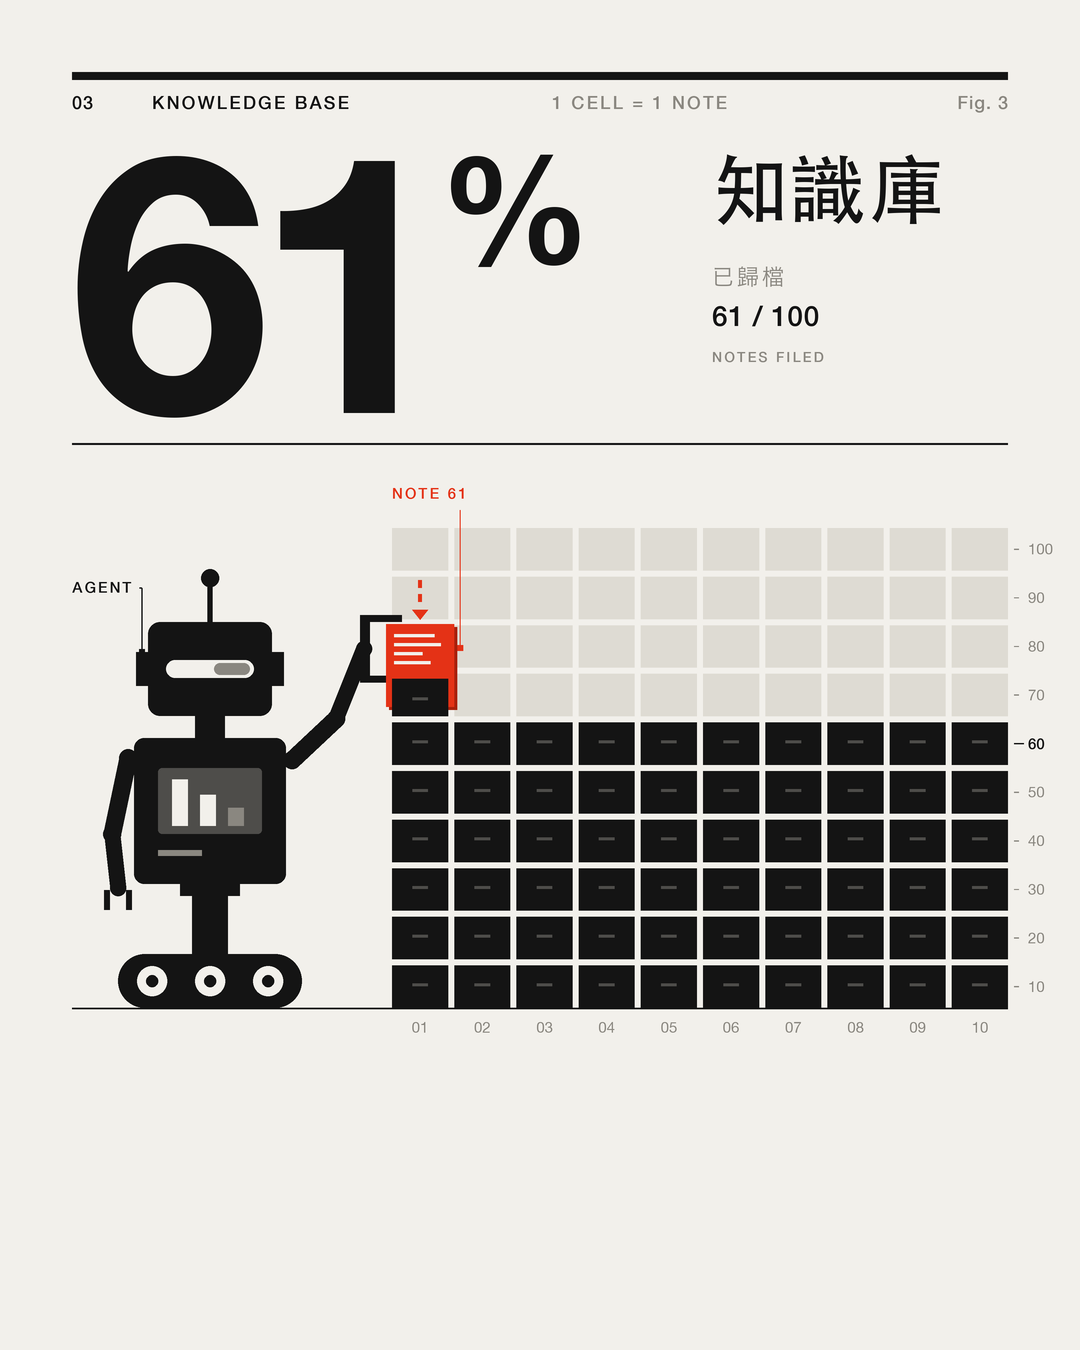

Reproduce this figure in Python.
"""swiss-data sample frame (International Typographic Style x Isotype-like unit chart).
Subject: an AI agent (pictogram robot) files note card #61 into the knowledge base; big number 61%.
Technique encoded as helpers:
  - Grid: 12 columns x 12px baseline; every x comes from col(), every y from bl()
  - Type: grotesk, flush-left / ragged-right, ink edge aligned to the column line,
          tight negative tracking on display sizes, open tracking on small caps labels
  - Colour: paper + ink + 2 greys + ONE accent; accent marks only the thing that changes (card + slot)
  - Chart is the hero: unit chart (1 cell = 1 note = 1%), filled row by row from the bottom, left to right
  - Agent: pictogram robot built only from rectangles, circles and thick strokes; sensor slit, no face
Self-contained: Python 3 + PIL. Writes sample.png (1080x1350) next to this file.
"""
import os
from PIL import Image, ImageDraw, ImageFont

W, H, S = 1080, 1350, 3            # S = supersample, drawn at 3x then LANCZOS down: crisp hairlines

# ---- palette (must match style.md) ---------------------------------------------------------
PAPER = (242, 240, 235)   # #F2F0EB  ground, warm off-white
TINT  = (222, 219, 211)   # #DEDBD3  empty unit / quiet fill
MID   = (138, 135, 128)   # #8A8780  hairlines, secondary labels
PULL  = (78, 77, 74)      # #4E4D4A  detail inside ink shapes (drawer pull, panel)
INK   = (20, 20, 20)      # #141414  type, data, machine
ACC   = (228, 50, 22)     # #E43216  THE accent (signal red)
ACC_D = (168, 32, 12)     # #A8200C  accent shadow edge (3px offset under the card only)

# ---- grid ----------------------------------------------------------------------------------
M, GUT, NCOL, BL = 72, 24, 12, 12          # margin, gutter, columns, baseline unit (px)
COLW = (W - 2 * M - (NCOL - 1) * GUT) / NCOL   # = 56
def col(i):            return M + i * (COLW + GUT)                  # left edge of column i
def col_r(i, span=1):  return col(i) + span * (COLW + GUT) - GUT    # right edge after span cols
def bl(n):             return n * BL                                # n baselines from top

# ---- fonts ---------------------------------------------------------------------------------
def font(cands, size):
    for p, idx in cands:
        try: return ImageFont.truetype(p, int(size * S), index=idx)
        except Exception: pass
    raise SystemExit('font missing: %r' % cands)
GROT_B = [('/System/Library/Fonts/HelveticaNeue.ttc', 1), ('/System/Library/Fonts/Helvetica.ttc', 1)]
GROT_M = [('/System/Library/Fonts/HelveticaNeue.ttc', 10), ('/System/Library/Fonts/Helvetica.ttc', 0)]
GROT_R = [('/System/Library/Fonts/HelveticaNeue.ttc', 0), ('/System/Library/Fonts/Helvetica.ttc', 0)]
HEI_M  = [('/System/Library/Fonts/STHeiti Medium.ttc', 0)]
HEI_L  = [('/System/Library/Fonts/Hiragino Sans GB.ttc', 0)]   # W3

im = Image.new('RGB', (W * S, H * S), PAPER)
d = ImageDraw.Draw(im)

def check_glyphs(s, f):
    """Fail loudly if any CJK char would render as the font's notdef (tofu) or as nothing."""
    def mask(ch):
        m = Image.new('L', (f.size * 2, f.size * 2), 0)
        ImageDraw.Draw(m).text((0, 0), ch, font=f, fill=255)
        return m.tobytes()
    notdef = mask('')
    for ch in s:
        if ord(ch) < 0x2E80: continue
        mk = mask(ch)
        if mk == notdef or not any(mk): raise SystemExit('missing glyph %r in %s' % (ch, f.path))

def rect(x0, y0, x1, y1, c, r=0):
    box = [round(x0 * S), round(y0 * S), round(x1 * S) - 1, round(y1 * S) - 1]
    if r: d.rounded_rectangle(box, radius=r * S, fill=c)
    else: d.rectangle(box, fill=c)
def hline(x0, x1, y, c=INK, w=1.0): rect(x0, y - w / 2, x1, y + w / 2, c)
def vline(x, y0, y1, c=INK, w=1.0): rect(x - w / 2, y0, x + w / 2, y1, c)
def disc(cx, cy, r, c): d.ellipse([(cx - r) * S, (cy - r) * S, (cx + r) * S, (cy + r) * S], fill=c)
def stroke(p0, p1, w, c):           # thick limb with round caps (pictogram joint)
    d.line([(p0[0] * S, p0[1] * S), (p1[0] * S, p1[1] * S)], fill=c, width=int(w * S))
    disc(*p0, w / 2, c); disc(*p1, w / 2, c)
def tri(pts, c): d.polygon([(x * S, y * S) for x, y in pts], fill=c)

def text(x, y, s, f, c=INK, track=0.0, anchor='l'):
    """INK edge of the first glyph sits on x; cap/ideograph top sits on y. track in px.
    anchor 'r' = right aligned (tabular figures). Returns the right ink edge."""
    check_glyphs(s, f)
    top = d.textbbox((0, 0), 'H', font=f)[1]
    widths = [d.textlength(ch, font=f) / S for ch in s]
    total = sum(widths) + track * (len(s) - 1)
    lead = d.textbbox((0, 0), s[0], font=f)[0] / S
    cx = (x - lead) if anchor == 'l' else (x - total)
    for ch, w in zip(s, widths):
        d.text((cx * S, y * S - top), ch, font=f, fill=c)
        cx += w + track
    return cx - track

# =============================================================================================
# 1. Masthead: one heavy rule + metadata row (index, section, unit, figure no.) on columns
rect(M, bl(6), W - M, bl(6) + 8, INK)
small = font(GROT_M, 18)
text(col(0), bl(6) + 24, '03', small, INK, 1)
text(col(1), bl(6) + 24, 'KNOWLEDGE BASE', small, INK, 2.2)
text(col(6), bl(6) + 24, '1 CELL = 1 NOTE', small, MID, 2.2)
text(col_r(11), bl(6) + 24, 'Fig. 3', small, MID, 1, anchor='r')

# 2. The big number: Helvetica Neue Bold 360px, tracking -4.5% of size, ink edge on column 0
BIG = 360
NUM_TOP = bl(13)
r61 = text(col(0) - 2, NUM_TOP, '61', font(GROT_B, BIG), INK, track=-BIG * 0.045)
text(r61 - 14, NUM_TOP, '%', font(GROT_B, BIG * 0.42), INK)   # superior %: 42% size, cap-top aligned

# 3. Heading block on column 8, cap-top aligned with the number
text(col(8), NUM_TOP, '知識庫', font(HEI_M, 76), INK, track=2)
text(col(8), NUM_TOP + 112, '已歸檔', font(HEI_L, 22), MID, track=3)
text(col(8), NUM_TOP + 150, '61 / 100', font(GROT_M, 28), INK, track=0.5)
text(col(8), NUM_TOP + 196, 'NOTES FILED', font(GROT_M, 14), MID, track=2.2)

# 4. Section rule: statement (number) above, evidence (chart) below
hline(M, W - M, bl(37), INK, 2)

# =============================================================================================
# 5. HERO: unit chart = the knowledge base, columns 4-11. 10 x 10 cells, 1 cell = 1 note.
#    Filled row by row from the bottom, left to right, like reading order turned upside down:
#    60 filed = 6 solid rows; cell 61 is the leftmost cell of row 7, right next to the agent.
NX, NY = 10, 10
GX0, GX1 = col(4), col_r(11)
GY0, GY1 = bl(44), bl(84)
GAPX = GAPY = 6
CW = (GX1 - GX0 - (NX - 1) * GAPX) / NX
CH = (GY1 - GY0 - (NY - 1) * GAPY) / NY
def cell(cx, ry):          # ry = row from the bottom (0 = bottom shelf)
    x = GX0 + cx * (CW + GAPX); y = GY1 - (ry + 1) * CH - ry * GAPY
    return x, y, x + CW, y + CH
FILLED = 60
for k in range(NX * NY):
    x0, y0, x1, y1 = cell(k % NX, k // NX)
    if k < FILLED:
        rect(x0, y0, x1, y1, INK)
        rect(x0 + CW * 0.36, y0 + CH * 0.42, x1 - CW * 0.36, y0 + CH * 0.42 + 3, PULL)  # drawer pull
    elif k > FILLED:
        rect(x0, y0, x1, y1, TINT)
TX0, TY0, TX1, TY1 = cell(FILLED % NX, FILLED // NX)
rect(TX0, TY0, TX1, TY1, ACC); rect(TX0 + 3, TY0 + 3, TX1 - 3, TY1 - 3, PAPER)    # open slot

# axis: cumulative count hangs in the right margin, one tick per row; column index under the chart
lab = font(GROT_R, 15); labb = font(GROT_M, 15)
for r in range(NY):
    _, y0, _, y1 = cell(0, r)
    n = (r + 1) * NX
    hot = (n == FILLED)
    hline(GX1 + 6, GX1 + (16 if hot else 11), (y0 + y1) / 2, INK if hot else MID, 1.2)
    text(GX1 + 20, (y0 + y1) / 2 - 5.5, str(n), labb if hot else lab, INK if hot else MID)
for cx in range(NX):
    x0, _, x1, _ = cell(cx, 0)
    t = '%02d' % (cx + 1); tw = d.textlength(t, font=lab) / S
    text((x0 + x1) / 2 - tw / 2, GY1 + 14, t, lab, MID)

# floor: one hairline the agent and the chart share
hline(M, GX1, GY1 + 0.5, INK, 1.5)

# =============================================================================================
# 6. AGENT = pictogram robot (Isotype spirit): body parts are primitives, limbs are 18px strokes.
#    It stands on the floor in columns 0-3 and pushes the card sideways into cell 61.
RX = (col(0) + col_r(3)) / 2 - 10           # robot axis
# tread base
rect(RX - 92, GY1 - 54, RX + 92, GY1, INK, r=27)
for dx in (-58, 0, 58):
    disc(RX + dx, GY1 - 27, 15, PAPER); disc(RX + dx, GY1 - 27, 6, INK)
# mast
rect(RX - 18, GY1 - 116, RX + 18, GY1 - 54, INK)
rect(RX - 30, GY1 - 124, RX + 30, GY1 - 112, INK)
# torso with a status panel (three bars = working)
T0, T1 = GY1 - 270, GY1 - 124
rect(RX - 76, T0, RX + 76, T1, INK, r=10)
rect(RX - 52, T0 + 30, RX + 52, T0 + 96, PULL, r=4)
for i, (h, c) in enumerate(((0.9, PAPER), (0.6, PAPER), (0.35, MID))):
    bx = RX - 38 + i * 28
    rect(bx, T0 + 88 - 52 * h, bx + 16, T0 + 88, c)
rect(RX - 52, T0 + 112, RX - 8, T0 + 118, MID)
# neck + head with one horizontal sensor slit (a sensor, not eyes) + antenna
rect(RX - 15, T0 - 22, RX + 15, T0, INK)
HY0, HY1 = T0 - 116, T0 - 22
rect(RX - 62, HY0, RX + 62, HY1, INK, r=12)
rect(RX - 74, HY0 + 30, RX - 62, HY0 + 64, INK)          # side bolts
rect(RX + 62, HY0 + 30, RX + 74, HY0 + 64, INK)
rect(RX - 44, HY0 + 38, RX + 44, HY0 + 56, PAPER, r=9)    # sensor slit
rect(RX + 4, HY0 + 41, RX + 40, HY0 + 53, MID, r=6)       # scan beam sits in the slit, offset = looking right
vline(RX, HY0 - 40, HY0, INK, 5)
disc(RX, HY0 - 44, 9, INK)
# back arm hangs, gripper open
stroke((RX - 82, T0 + 20), (RX - 98, T0 + 96), 18, INK)
stroke((RX - 98, T0 + 96), (RX - 92, T0 + 150), 16, INK)
rect(RX - 106, T0 + 152, RX - 100, T0 + 172, INK); rect(RX - 84, T0 + 152, RX - 78, T0 + 172, INK)

# the note card (accent): a tall index card dropped into cell 61 like a card-file drawer.
# Occlusion tells the story: the card is drawn first, then the cell's ink front plate is drawn
# over its lower half, so the card is visibly partly INSIDE the cell.
CARD_W, CARD_H = CW + 12, CH * 1.95
CARD_X0 = (TX0 + TX1) / 2 - CARD_W / 2
CARD_Y0 = TY0 - CARD_H * 0.60                 # 60% of the card stands above the cell
CY = CARD_Y0 + CARD_H * 0.30
# reaching arm: shoulder -> elbow -> wrist, ends in a two-jaw gripper on the card's left edge
SH = (RX + 82, T0 + 22)
EL = (RX + 126, CY + 70)
WR = (CARD_X0 - 22, CY)
stroke(SH, EL, 18, INK)
stroke(EL, WR, 16, INK)
GH = CARD_H * 0.30
rect(WR[0] - 4, CY - GH - 9, WR[0] + 6, CY + GH + 9, INK)                       # gripper palm
rect(WR[0], CY - GH - 9, CARD_X0 + 16, CY - GH - 2, INK)                        # upper jaw
rect(WR[0], CY + GH + 2, CARD_X0 + 16, CY + GH + 9, INK)                        # lower jaw
rect(CARD_X0 + 3, CARD_Y0 + 3, CARD_X0 + CARD_W + 3, CARD_Y0 + CARD_H + 3, ACC_D)  # 3px offset edge
rect(CARD_X0, CARD_Y0, CARD_X0 + CARD_W, CARD_Y0 + CARD_H, ACC)
for i, frac in enumerate((0.78, 0.9, 0.55, 0.7)):
    yy = CARD_Y0 + 10 + i * 9
    rect(CARD_X0 + 8, yy, CARD_X0 + 8 + (CARD_W - 16) * frac, yy + 3.5, PAPER)
# the cell's front plate covers the card's lower part; an accent lip marks the mouth
rect(TX0, TY0, TX1, TY1, INK)
rect(TX0, TY0, TX1, TY0 + 5, ACC)
rect(TX0 + CW * 0.36, TY0 + CH * 0.55, TX1 - CW * 0.36, TY0 + CH * 0.55 + 3, PULL)
# motion: two accent ticks above the card + a head, all pointing down into the cell
for i in range(2):
    yy = CARD_Y0 - 44 + i * 14
    rect(TX0 + CW / 2 - 2, yy, TX0 + CW / 2 + 2, yy + 8, ACC)
tri([(TX0 + CW / 2 - 8, CARD_Y0 - 14), (TX0 + CW / 2 + 8, CARD_Y0 - 14), (TX0 + CW / 2, CARD_Y0 - 4)], ACC)

# 7. Labels: small caps grotesk with a 1px orthogonal leader; English only (no extra CJK)
cap = font(GROT_M, 15)
def label(ax, ay, lx, ly, s, c=INK):
    rx = text(lx, ly, s, cap, c, track=2.2)
    if ax > rx + 8:                       # label sits left of the anchor: L-shaped leader
        hline(rx + 8, ax, ly + 6, c, 1.2); vline(ax, ly + 6, ay, c, 1.2)
    else:
        vline(ax, min(ay, ly + 22), max(ay, ly + 22), c, 1.2)
    rect(ax - 3, ay - 3, ax + 3, ay + 3, c)
label(RX - 68, HY0 + 30, col(0), HY0 - 40, 'AGENT')
label(CARD_X0 + CARD_W + 6, CARD_Y0 + 24, TX0, GY0 - 40, 'NOTE 61', ACC)

# =============================================================================================
# 8. Subtitle zone (bottom 22%, y > 1053): intentionally empty paper. Nothing to draw.

im.resize((W, H), Image.LANCZOS).save(os.path.join(os.path.dirname(os.path.abspath(__file__)), 'sample.png'))
